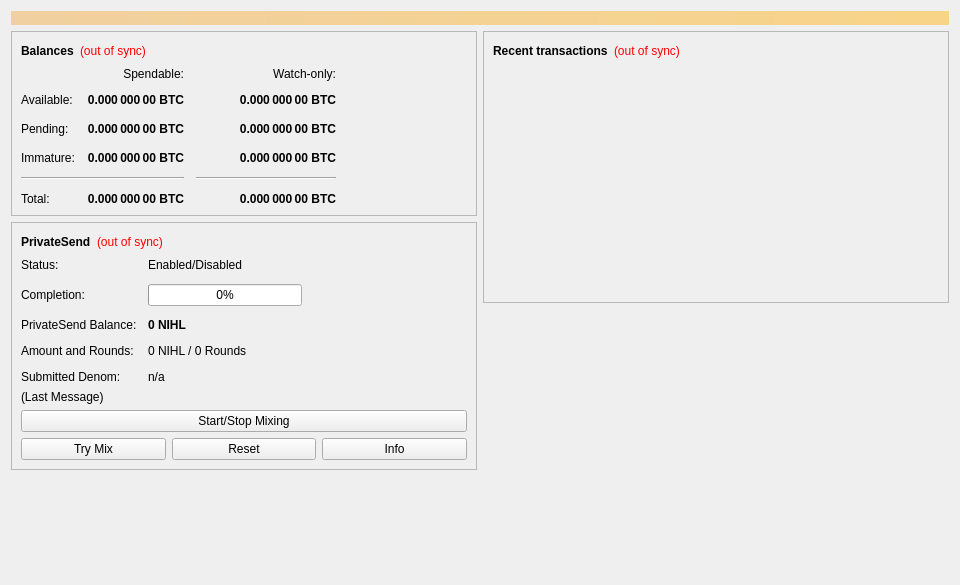
<?xml version="1.0" encoding="UTF-8"?>
<ui version="4.0">
 <class>OverviewPage</class>
 <widget class="QWidget" name="OverviewPage">
  <property name="geometry">
   <rect>
    <x>0</x>
    <y>0</y>
    <width>960</width>
    <height>585</height>
   </rect>
  </property>
  <property name="minimumSize">
   <size>
    <width>960</width>
    <height>0</height>
   </size>
  </property>
  <property name="windowTitle">
   <string>Form</string>
  </property>
  <layout class="QVBoxLayout" name="topLayout">
   <item>
    <widget class="QLabel" name="labelAlerts">
     <property name="visible">
      <bool>false</bool>
     </property>
     <property name="styleSheet">
      <string notr="true">background-color: qlineargradient(x1: 0, y1: 0, x2: 1, y2: 0, stop:0 #F0D0A0, stop:1 #F8D488); color:#000000;</string>
     </property>
     <property name="wordWrap">
      <bool>true</bool>
     </property>
     <property name="margin">
      <number>3</number>
     </property>
    </widget>
   </item>
   <item>
    <layout class="QHBoxLayout" name="horizontalLayout" stretch="1,1">
     <item>
      <layout class="QVBoxLayout" name="verticalLayout_2">
       <item>
        <widget class="QFrame" name="frame">
         <property name="frameShape">
          <enum>QFrame::StyledPanel</enum>
         </property>
         <property name="frameShadow">
          <enum>QFrame::Raised</enum>
         </property>
         <layout class="QVBoxLayout" name="verticalLayout_4">
          <item>
           <layout class="QHBoxLayout" name="horizontalLayout_4">
            <item>
             <widget class="QLabel" name="label_5">
              <property name="font">
               <font>
                <weight>75</weight>
                <bold>true</bold>
               </font>
              </property>
              <property name="text">
               <string>Balances</string>
              </property>
             </widget>
            </item>
            <item>
             <widget class="QLabel" name="labelWalletStatus">
              <property name="toolTip">
               <string>The displayed information may be out of date. Your wallet automatically synchronizes with the Nihilo network after a connection is established, but this process has not completed yet.</string>
              </property>
              <property name="styleSheet">
               <string notr="true">QLabel { color: red; }</string>
              </property>
              <property name="text">
               <string notr="true">(out of sync)</string>
              </property>
              <property name="alignment">
               <set>Qt::AlignLeading|Qt::AlignLeft|Qt::AlignVCenter</set>
              </property>
             </widget>
            </item>
            <item>
             <spacer name="horizontalSpacer_3">
              <property name="orientation">
               <enum>Qt::Horizontal</enum>
              </property>
              <property name="sizeHint" stdset="0">
               <size>
                <width>40</width>
                <height>20</height>
               </size>
              </property>
             </spacer>
            </item>
           </layout>
          </item>
          <item>
           <layout class="QGridLayout" name="gridLayout">
            <property name="spacing">
             <number>12</number>
            </property>
            <item row="2" column="2">
             <widget class="QLabel" name="labelWatchPending">
              <property name="font">
               <font>
                <weight>75</weight>
                <bold>true</bold>
               </font>
              </property>
              <property name="cursor">
               <cursorShape>IBeamCursor</cursorShape>
              </property>
              <property name="toolTip">
               <string>Unconfirmed transactions to watch-only addresses</string>
              </property>
              <property name="text">
               <string notr="true">0.000 000 00 BTC</string>
              </property>
              <property name="alignment">
               <set>Qt::AlignRight|Qt::AlignTrailing|Qt::AlignVCenter</set>
              </property>
              <property name="textInteractionFlags">
               <set>Qt::LinksAccessibleByMouse|Qt::TextSelectableByKeyboard|Qt::TextSelectableByMouse</set>
              </property>
             </widget>
            </item>
            <item row="2" column="1">
             <widget class="QLabel" name="labelUnconfirmed">
              <property name="font">
               <font>
                <weight>75</weight>
                <bold>true</bold>
               </font>
              </property>
              <property name="cursor">
               <cursorShape>IBeamCursor</cursorShape>
              </property>
              <property name="toolTip">
               <string>Total of transactions that have yet to be confirmed, and do not yet count toward the spendable balance</string>
              </property>
              <property name="text">
               <string notr="true">0.000 000 00 BTC</string>
              </property>
              <property name="alignment">
               <set>Qt::AlignRight|Qt::AlignTrailing|Qt::AlignVCenter</set>
              </property>
              <property name="textInteractionFlags">
               <set>Qt::LinksAccessibleByMouse|Qt::TextSelectableByKeyboard|Qt::TextSelectableByMouse</set>
              </property>
             </widget>
            </item>
            <item row="3" column="2">
             <widget class="QLabel" name="labelWatchImmature">
              <property name="font">
               <font>
                <weight>75</weight>
                <bold>true</bold>
               </font>
              </property>
              <property name="cursor">
               <cursorShape>IBeamCursor</cursorShape>
              </property>
              <property name="toolTip">
               <string>Mined balance in watch-only addresses that has not yet matured</string>
              </property>
              <property name="text">
               <string notr="true">0.000 000 00 BTC</string>
              </property>
              <property name="alignment">
               <set>Qt::AlignRight|Qt::AlignTrailing|Qt::AlignVCenter</set>
              </property>
              <property name="textInteractionFlags">
               <set>Qt::LinksAccessibleByMouse|Qt::TextSelectableByKeyboard|Qt::TextSelectableByMouse</set>
              </property>
             </widget>
            </item>
            <item row="4" column="0" colspan="2">
             <widget class="Line" name="lineSpendableBalance">
              <property name="orientation">
               <enum>Qt::Horizontal</enum>
              </property>
             </widget>
            </item>
            <item row="4" column="2">
             <widget class="Line" name="lineWatchBalance">
              <property name="sizePolicy">
               <sizepolicy hsizetype="Preferred" vsizetype="Fixed">
                <horstretch>0</horstretch>
                <verstretch>0</verstretch>
               </sizepolicy>
              </property>
              <property name="minimumSize">
               <size>
                <width>140</width>
                <height>0</height>
               </size>
              </property>
              <property name="orientation">
               <enum>Qt::Horizontal</enum>
              </property>
             </widget>
            </item>
            <item row="5" column="0">
             <widget class="QLabel" name="labelTotalText">
              <property name="text">
               <string>Total:</string>
              </property>
             </widget>
            </item>
            <item row="3" column="1">
             <widget class="QLabel" name="labelImmature">
              <property name="font">
               <font>
                <weight>75</weight>
                <bold>true</bold>
               </font>
              </property>
              <property name="cursor">
               <cursorShape>IBeamCursor</cursorShape>
              </property>
              <property name="toolTip">
               <string>Mined balance that has not yet matured</string>
              </property>
              <property name="text">
               <string notr="true">0.000 000 00 BTC</string>
              </property>
              <property name="alignment">
               <set>Qt::AlignRight|Qt::AlignTrailing|Qt::AlignVCenter</set>
              </property>
              <property name="textInteractionFlags">
               <set>Qt::LinksAccessibleByMouse|Qt::TextSelectableByKeyboard|Qt::TextSelectableByMouse</set>
              </property>
             </widget>
            </item>
            <item row="2" column="3">
             <spacer name="horizontalSpacer_2">
              <property name="orientation">
               <enum>Qt::Horizontal</enum>
              </property>
              <property name="sizeHint" stdset="0">
               <size>
                <width>40</width>
                <height>20</height>
               </size>
              </property>
             </spacer>
            </item>
            <item row="3" column="0">
             <widget class="QLabel" name="labelImmatureText">
              <property name="text">
               <string>Immature:</string>
              </property>
             </widget>
            </item>
            <item row="5" column="1">
             <widget class="QLabel" name="labelTotal">
              <property name="font">
               <font>
                <weight>75</weight>
                <bold>true</bold>
               </font>
              </property>
              <property name="cursor">
               <cursorShape>IBeamCursor</cursorShape>
              </property>
              <property name="toolTip">
               <string>Your current total balance</string>
              </property>
              <property name="text">
               <string notr="true">0.000 000 00 BTC</string>
              </property>
              <property name="alignment">
               <set>Qt::AlignRight|Qt::AlignTrailing|Qt::AlignVCenter</set>
              </property>
              <property name="textInteractionFlags">
               <set>Qt::LinksAccessibleByMouse|Qt::TextSelectableByKeyboard|Qt::TextSelectableByMouse</set>
              </property>
             </widget>
            </item>
            <item row="5" column="2">
             <widget class="QLabel" name="labelWatchTotal">
              <property name="font">
               <font>
                <weight>75</weight>
                <bold>true</bold>
               </font>
              </property>
              <property name="cursor">
               <cursorShape>IBeamCursor</cursorShape>
              </property>
              <property name="toolTip">
               <string>Current total balance in watch-only addresses</string>
              </property>
              <property name="text">
               <string notr="true">0.000 000 00 BTC</string>
              </property>
              <property name="alignment">
               <set>Qt::AlignRight|Qt::AlignTrailing|Qt::AlignVCenter</set>
              </property>
              <property name="textInteractionFlags">
               <set>Qt::LinksAccessibleByMouse|Qt::TextSelectableByKeyboard|Qt::TextSelectableByMouse</set>
              </property>
             </widget>
            </item>
            <item row="0" column="2">
             <widget class="QLabel" name="labelWatchonly">
              <property name="text">
               <string>Watch-only:</string>
              </property>
              <property name="alignment">
               <set>Qt::AlignRight|Qt::AlignTrailing|Qt::AlignVCenter</set>
              </property>
             </widget>
            </item>
            <item row="1" column="0">
             <widget class="QLabel" name="labelBalanceText">
              <property name="text">
               <string>Available:</string>
              </property>
             </widget>
            </item>
            <item row="1" column="1">
             <widget class="QLabel" name="labelBalance">
              <property name="font">
               <font>
                <weight>75</weight>
                <bold>true</bold>
               </font>
              </property>
              <property name="cursor">
               <cursorShape>IBeamCursor</cursorShape>
              </property>
              <property name="toolTip">
               <string>Your current spendable balance</string>
              </property>
              <property name="text">
               <string notr="true">0.000 000 00 BTC</string>
              </property>
              <property name="alignment">
               <set>Qt::AlignRight|Qt::AlignTrailing|Qt::AlignVCenter</set>
              </property>
              <property name="textInteractionFlags">
               <set>Qt::LinksAccessibleByMouse|Qt::TextSelectableByKeyboard|Qt::TextSelectableByMouse</set>
              </property>
             </widget>
            </item>
            <item row="1" column="2">
             <widget class="QLabel" name="labelWatchAvailable">
              <property name="font">
               <font>
                <weight>75</weight>
                <bold>true</bold>
               </font>
              </property>
              <property name="cursor">
               <cursorShape>IBeamCursor</cursorShape>
              </property>
              <property name="toolTip">
               <string>Your current balance in watch-only addresses</string>
              </property>
              <property name="text">
               <string notr="true">0.000 000 00 BTC</string>
              </property>
              <property name="alignment">
               <set>Qt::AlignRight|Qt::AlignTrailing|Qt::AlignVCenter</set>
              </property>
              <property name="textInteractionFlags">
               <set>Qt::LinksAccessibleByMouse|Qt::TextSelectableByKeyboard|Qt::TextSelectableByMouse</set>
              </property>
             </widget>
            </item>
            <item row="2" column="0">
             <widget class="QLabel" name="labelPendingText">
              <property name="text">
               <string>Pending:</string>
              </property>
             </widget>
            </item>
            <item row="0" column="1">
             <widget class="QLabel" name="labelSpendable">
              <property name="text">
               <string>Spendable:</string>
              </property>
              <property name="alignment">
               <set>Qt::AlignRight|Qt::AlignTrailing|Qt::AlignVCenter</set>
              </property>
             </widget>
            </item>
           </layout>
          </item>
         </layout>
        </widget>
       </item>
       <item>
        <widget class="QFrame" name="framePrivateSend">
         <property name="layoutDirection">
          <enum>Qt::LeftToRight</enum>
         </property>
         <property name="frameShape">
          <enum>QFrame::StyledPanel</enum>
         </property>
         <property name="frameShadow">
          <enum>QFrame::Raised</enum>
         </property>
         <layout class="QVBoxLayout" name="VerticalLayout_PS1">
          <item>
           <layout class="QHBoxLayout" name="horizontalLayout_5">
            <item>
             <widget class="QLabel" name="labelPrivateSendHeader">
              <property name="font">
               <font>
                <weight>75</weight>
                <bold>true</bold>
               </font>
              </property>
              <property name="text">
               <string>PrivateSend</string>
              </property>
             </widget>
            </item>
            <item>
             <widget class="QLabel" name="labelPrivateSendSyncStatus">
              <property name="toolTip">
               <string>The displayed information may be out of date. Your wallet automatically synchronizes with the Nihilo network after a connection is established, but this process has not completed yet.</string>
              </property>
              <property name="styleSheet">
               <string notr="true">QLabel { color: red; }</string>
              </property>
              <property name="text">
               <string notr="true">(out of sync)</string>
              </property>
              <property name="alignment">
               <set>Qt::AlignLeading|Qt::AlignLeft|Qt::AlignVCenter</set>
              </property>
             </widget>
            </item>
            <item>
             <spacer name="horizontalSpacer_4">
              <property name="orientation">
               <enum>Qt::Horizontal</enum>
              </property>
              <property name="sizeHint" stdset="0">
               <size>
                <width>40</width>
                <height>20</height>
               </size>
              </property>
             </spacer>
            </item>
           </layout>
          </item>
          <item>
           <layout class="QFormLayout" name="privateSendFormLayout">
            <property name="fieldGrowthPolicy">
             <enum>QFormLayout::AllNonFixedFieldsGrow</enum>
            </property>
            <property name="horizontalSpacing">
             <number>11</number>
            </property>
            <property name="verticalSpacing">
             <number>12</number>
            </property>
            <item row="0" column="0">
             <widget class="QLabel" name="labelPrivateSendEnabledText">
              <property name="text">
               <string>Status:</string>
              </property>
             </widget>
            </item>
            <item row="0" column="1">
             <widget class="QLabel" name="labelPrivateSendEnabled">
              <property name="text">
               <string>Enabled/Disabled</string>
              </property>
             </widget>
            </item>
            <item row="1" column="0">
             <widget class="QLabel" name="labelCompletitionText">
              <property name="text">
               <string>Completion:</string>
              </property>
             </widget>
            </item>
            <item row="1" column="1">
             <widget class="QProgressBar" name="privateSendProgress">
              <property name="maximumSize">
               <size>
                <width>154</width>
                <height>16777215</height>
               </size>
              </property>
              <property name="value">
               <number>0</number>
              </property>
             </widget>
            </item>
            <item row="2" column="0">
             <widget class="QLabel" name="labelAnonymizedText">
              <property name="text">
               <string>PrivateSend Balance:</string>
              </property>
             </widget>
            </item>
            <item row="2" column="1">
             <widget class="QLabel" name="labelAnonymized">
              <property name="font">
               <font>
                <weight>75</weight>
                <bold>true</bold>
               </font>
              </property>
              <property name="text">
               <string notr="true">0 NIHL</string>
              </property>
             </widget>
            </item>
            <item row="3" column="0">
             <widget class="QLabel" name="labelAmountAndRoundsText">
              <property name="text">
               <string>Amount and Rounds:</string>
              </property>
             </widget>
            </item>
            <item row="3" column="1">
             <widget class="QLabel" name="labelAmountRounds">
              <property name="text">
               <string>0 NIHL / 0 Rounds</string>
              </property>
             </widget>
            </item>
            <item row="4" column="0">
             <widget class="QLabel" name="labelSubmittedDenomText">
              <property name="text">
               <string>Submitted Denom:</string>
              </property>
             </widget>
            </item>
            <item row="4" column="1">
             <widget class="QLabel" name="labelSubmittedDenom">
              <property name="toolTip">
               <string>The denominations you submitted to the Masternode.&lt;br&gt;To mix, other users must submit the exact same denominations.</string>
              </property>
              <property name="text">
               <string>n/a</string>
              </property>
             </widget>
            </item>
           </layout>
          </item>
          <item>
           <layout class="QVBoxLayout" name="VerticalLayout_PS">
            <item>
             <widget class="QLabel" name="labelPrivateSendLastMessage">
              <property name="text">
               <string>(Last Message)</string>
              </property>
              <property name="alignment">
               <set>Qt::AlignLeading|Qt::AlignLeft|Qt::AlignTop</set>
              </property>
              <property name="wordWrap">
               <bool>true</bool>
              </property>
             </widget>
            </item>
            <item>
             <widget class="QPushButton" name="togglePrivateSend">
              <property name="sizePolicy">
               <sizepolicy hsizetype="MinimumExpanding" vsizetype="Fixed">
                <horstretch>0</horstretch>
                <verstretch>0</verstretch>
               </sizepolicy>
              </property>
              <property name="text">
               <string>Start/Stop Mixing</string>
              </property>
             </widget>
            </item>
            <item>
             <layout class="QHBoxLayout" name="horizontalLayout_debugbuttons">
              <item>
               <widget class="QPushButton" name="privateSendAuto">
                <property name="sizePolicy">
                 <sizepolicy hsizetype="MinimumExpanding" vsizetype="Fixed">
                  <horstretch>0</horstretch>
                  <verstretch>0</verstretch>
                 </sizepolicy>
                </property>
                <property name="toolTip">
                 <string>Try to manually submit a PrivateSend request.</string>
                </property>
                <property name="text">
                 <string>Try Mix</string>
                </property>
               </widget>
              </item>
              <item>
               <widget class="QPushButton" name="privateSendReset">
                <property name="sizePolicy">
                 <sizepolicy hsizetype="MinimumExpanding" vsizetype="Fixed">
                  <horstretch>0</horstretch>
                  <verstretch>0</verstretch>
                 </sizepolicy>
                </property>
                <property name="toolTip">
                 <string>Reset the current status of PrivateSend (can interrupt PrivateSend if it's in the process of Mixing, which can cost you money!)</string>
                </property>
                <property name="autoFillBackground">
                 <bool>false</bool>
                </property>
                <property name="text">
                 <string>Reset</string>
                </property>
               </widget>
              </item>
              <item>
               <widget class="QPushButton" name="privateSendInfo">
                <property name="sizePolicy">
                 <sizepolicy hsizetype="MinimumExpanding" vsizetype="Fixed">
                  <horstretch>0</horstretch>
                  <verstretch>0</verstretch>
                 </sizepolicy>
                </property>
                <property name="toolTip">
                 <string>Information about PrivateSend and Mixing</string>
                </property>
                <property name="text">
                 <string>Info</string>
                </property>
               </widget>
              </item>
             </layout>
            </item>
           </layout>
          </item>
         </layout>
        </widget>
       </item>
       <item>
        <spacer name="verticalSpacer">
         <property name="orientation">
          <enum>Qt::Vertical</enum>
         </property>
         <property name="sizeHint" stdset="0">
          <size>
           <width>20</width>
           <height>40</height>
          </size>
         </property>
        </spacer>
       </item>
      </layout>
     </item>
     <item>
      <layout class="QVBoxLayout" name="verticalLayout_3">
       <item>
        <widget class="QFrame" name="frame_2">
         <property name="frameShape">
          <enum>QFrame::StyledPanel</enum>
         </property>
         <property name="frameShadow">
          <enum>QFrame::Raised</enum>
         </property>
         <layout class="QVBoxLayout" name="verticalLayout">
          <item>
           <layout class="QHBoxLayout" name="horizontalLayout_2">
            <item>
             <widget class="QLabel" name="label_4">
              <property name="font">
               <font>
                <weight>75</weight>
                <bold>true</bold>
               </font>
              </property>
              <property name="text">
               <string>Recent transactions</string>
              </property>
             </widget>
            </item>
            <item>
             <widget class="QLabel" name="labelTransactionsStatus">
              <property name="toolTip">
               <string>The displayed information may be out of date. Your wallet automatically synchronizes with the Nihilo network after a connection is established, but this process has not completed yet.</string>
              </property>
              <property name="styleSheet">
               <string notr="true">QLabel { color: red; }</string>
              </property>
              <property name="text">
               <string notr="true">(out of sync)</string>
              </property>
              <property name="alignment">
               <set>Qt::AlignLeading|Qt::AlignLeft|Qt::AlignVCenter</set>
              </property>
             </widget>
            </item>
            <item>
             <spacer name="horizontalSpacer">
              <property name="orientation">
               <enum>Qt::Horizontal</enum>
              </property>
              <property name="sizeHint" stdset="0">
               <size>
                <width>40</width>
                <height>20</height>
               </size>
              </property>
             </spacer>
            </item>
           </layout>
          </item>
          <item>
           <widget class="QListView" name="listTransactions">
            <property name="styleSheet">
             <string notr="true">QListView { background: transparent; }</string>
            </property>
            <property name="frameShape">
             <enum>QFrame::NoFrame</enum>
            </property>
            <property name="verticalScrollBarPolicy">
             <enum>Qt::ScrollBarAlwaysOff</enum>
            </property>
            <property name="horizontalScrollBarPolicy">
             <enum>Qt::ScrollBarAlwaysOff</enum>
            </property>
            <property name="selectionMode">
             <enum>QAbstractItemView::NoSelection</enum>
            </property>
           </widget>
          </item>
         </layout>
        </widget>
       </item>
       <item>
        <spacer name="verticalSpacer_2">
         <property name="orientation">
          <enum>Qt::Vertical</enum>
         </property>
         <property name="sizeHint" stdset="0">
          <size>
           <width>20</width>
           <height>40</height>
          </size>
         </property>
        </spacer>
       </item>
      </layout>
     </item>
    </layout>
   </item>
  </layout>
 </widget>
 <resources/>
 <connections/>
</ui>
